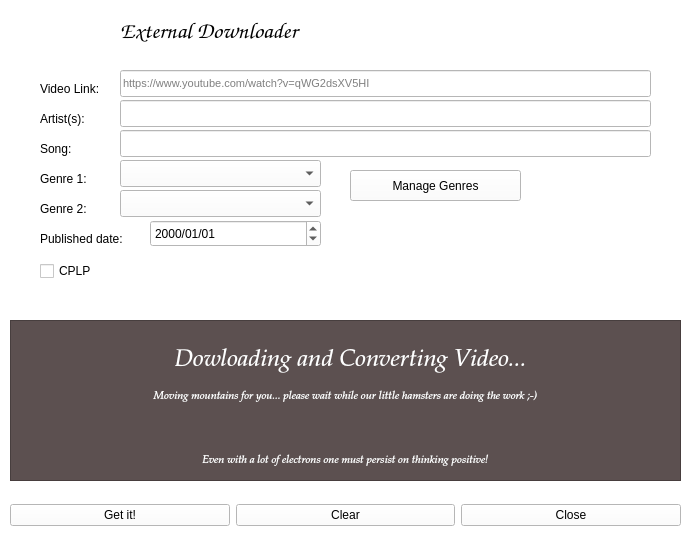
<?xml version="1.0" encoding="UTF-8"?>
<ui version="4.0">
 <class>externaldownloader</class>
 <widget class="QWidget" name="externaldownloader">
  <property name="geometry">
   <rect>
    <x>0</x>
    <y>0</y>
    <width>696</width>
    <height>548</height>
   </rect>
  </property>
  <property name="windowTitle">
   <string>External Downloader</string>
  </property>
  <property name="windowIcon">
   <iconset resource="resources.qrc">
    <normaloff>:/48x48.png</normaloff>:/48x48.png</iconset>
  </property>
  <property name="styleSheet">
   <string notr="true">background-color:#FFF;</string>
  </property>
  <widget class="QLabel" name="label">
   <property name="geometry">
    <rect>
     <x>120</x>
     <y>10</y>
     <width>191</width>
     <height>41</height>
    </rect>
   </property>
   <property name="font">
    <font>
     <family>URW Chancery L</family>
     <pointsize>17</pointsize>
     <italic>true</italic>
    </font>
   </property>
   <property name="text">
    <string>External Downloader</string>
   </property>
  </widget>
  <widget class="QPlainTextEdit" name="txt_teminal_yd1">
   <property name="geometry">
    <rect>
     <x>10</x>
     <y>320</y>
     <width>671</width>
     <height>161</height>
    </rect>
   </property>
   <property name="font">
    <font>
     <family>Ubuntu</family>
     <pointsize>8</pointsize>
    </font>
   </property>
   <property name="styleSheet">
    <string notr="true">color:rgb(255, 255, 255);
background-color: rgb(83, 28, 28);</string>
   </property>
   <property name="readOnly">
    <bool>true</bool>
   </property>
   <property name="tabStopWidth">
    <number>80</number>
   </property>
   <property name="cursorWidth">
    <number>2</number>
   </property>
  </widget>
  <widget class="QFrame" name="frame_loading">
   <property name="enabled">
    <bool>true</bool>
   </property>
   <property name="geometry">
    <rect>
     <x>10</x>
     <y>320</y>
     <width>671</width>
     <height>161</height>
    </rect>
   </property>
   <property name="styleSheet">
    <string notr="true">background-color: rgb(92, 80, 80);</string>
   </property>
   <property name="frameShape">
    <enum>QFrame::StyledPanel</enum>
   </property>
   <property name="frameShadow">
    <enum>QFrame::Raised</enum>
   </property>
   <widget class="QLabel" name="label_8">
    <property name="geometry">
     <rect>
      <x>10</x>
      <y>50</y>
      <width>651</width>
      <height>51</height>
     </rect>
    </property>
    <property name="font">
     <font>
      <family>URW Palladio L</family>
      <pointsize>8</pointsize>
      <italic>true</italic>
     </font>
    </property>
    <property name="styleSheet">
     <string notr="true">color: rgb(255, 255, 255);</string>
    </property>
    <property name="text">
     <string>Moving mountains for you... please wait while our little hamsters are doing the work ;-)</string>
    </property>
    <property name="alignment">
     <set>Qt::AlignCenter</set>
    </property>
   </widget>
   <widget class="QLabel" name="label_9">
    <property name="geometry">
     <rect>
      <x>20</x>
      <y>20</y>
      <width>641</width>
      <height>41</height>
     </rect>
    </property>
    <property name="font">
     <font>
      <family>URW Palladio L</family>
      <pointsize>18</pointsize>
      <italic>true</italic>
     </font>
    </property>
    <property name="styleSheet">
     <string notr="true">color:#FFF</string>
    </property>
    <property name="text">
     <string>Dowloading and Converting Video...</string>
    </property>
    <property name="alignment">
     <set>Qt::AlignCenter</set>
    </property>
   </widget>
   <widget class="QLabel" name="label_10">
    <property name="geometry">
     <rect>
      <x>10</x>
      <y>130</y>
      <width>651</width>
      <height>20</height>
     </rect>
    </property>
    <property name="font">
     <font>
      <family>URW Palladio L</family>
      <pointsize>8</pointsize>
      <italic>true</italic>
     </font>
    </property>
    <property name="styleSheet">
     <string notr="true">color: rgb(255, 255, 255);</string>
    </property>
    <property name="text">
     <string>Even with a lot of electrons one must persist on thinking positive!</string>
    </property>
    <property name="scaledContents">
     <bool>false</bool>
    </property>
    <property name="alignment">
     <set>Qt::AlignCenter</set>
    </property>
   </widget>
  </widget>
  <widget class="QLabel" name="label_5">
   <property name="geometry">
    <rect>
     <x>40</x>
     <y>170</y>
     <width>71</width>
     <height>17</height>
    </rect>
   </property>
   <property name="text">
    <string>Genre 1:</string>
   </property>
  </widget>
  <widget class="QComboBox" name="cbox_g2">
   <property name="enabled">
    <bool>true</bool>
   </property>
   <property name="geometry">
    <rect>
     <x>120</x>
     <y>190</y>
     <width>201</width>
     <height>27</height>
    </rect>
   </property>
   <property name="styleSheet">
    <string notr="true">selection-color: rgb(87, 118, 255);</string>
   </property>
  </widget>
  <widget class="QComboBox" name="cbox_g1">
   <property name="enabled">
    <bool>true</bool>
   </property>
   <property name="geometry">
    <rect>
     <x>120</x>
     <y>160</y>
     <width>201</width>
     <height>27</height>
    </rect>
   </property>
   <property name="styleSheet">
    <string notr="true">selection-color: rgb(87, 118, 255);</string>
   </property>
  </widget>
  <widget class="QLineEdit" name="txt_song">
   <property name="enabled">
    <bool>true</bool>
   </property>
   <property name="geometry">
    <rect>
     <x>120</x>
     <y>130</y>
     <width>531</width>
     <height>27</height>
    </rect>
   </property>
  </widget>
  <widget class="QLineEdit" name="txt_artist">
   <property name="enabled">
    <bool>true</bool>
   </property>
   <property name="geometry">
    <rect>
     <x>120</x>
     <y>100</y>
     <width>531</width>
     <height>27</height>
    </rect>
   </property>
   <property name="placeholderText">
    <string/>
   </property>
  </widget>
  <widget class="QCheckBox" name="checkBox_cplp">
   <property name="enabled">
    <bool>true</bool>
   </property>
   <property name="geometry">
    <rect>
     <x>40</x>
     <y>260</y>
     <width>281</width>
     <height>22</height>
    </rect>
   </property>
   <property name="toolTip">
    <string>Check this to indicate that this is a Portuguese speaking track</string>
   </property>
   <property name="text">
    <string>CPLP</string>
   </property>
  </widget>
  <widget class="QLabel" name="label_4">
   <property name="geometry">
    <rect>
     <x>40</x>
     <y>140</y>
     <width>62</width>
     <height>17</height>
    </rect>
   </property>
   <property name="text">
    <string>Song:</string>
   </property>
  </widget>
  <widget class="QLabel" name="label_3">
   <property name="geometry">
    <rect>
     <x>40</x>
     <y>110</y>
     <width>71</width>
     <height>17</height>
    </rect>
   </property>
   <property name="text">
    <string>Artist(s):</string>
   </property>
  </widget>
  <widget class="QLabel" name="label_6">
   <property name="geometry">
    <rect>
     <x>40</x>
     <y>200</y>
     <width>71</width>
     <height>17</height>
    </rect>
   </property>
   <property name="text">
    <string>Genre 2:</string>
   </property>
  </widget>
  <widget class="QLabel" name="label_7">
   <property name="geometry">
    <rect>
     <x>40</x>
     <y>230</y>
     <width>111</width>
     <height>17</height>
    </rect>
   </property>
   <property name="text">
    <string>Published date:</string>
   </property>
  </widget>
  <widget class="QDateEdit" name="dateEdit_publishedDate">
   <property name="enabled">
    <bool>true</bool>
   </property>
   <property name="geometry">
    <rect>
     <x>150</x>
     <y>220</y>
     <width>171</width>
     <height>27</height>
    </rect>
   </property>
   <property name="displayFormat">
    <string>yyyy/MM/dd</string>
   </property>
  </widget>
  <widget class="QLabel" name="label_2">
   <property name="geometry">
    <rect>
     <x>40</x>
     <y>80</y>
     <width>81</width>
     <height>17</height>
    </rect>
   </property>
   <property name="text">
    <string>Video Link:</string>
   </property>
  </widget>
  <widget class="QLineEdit" name="txt_videoLink">
   <property name="geometry">
    <rect>
     <x>120</x>
     <y>70</y>
     <width>531</width>
     <height>27</height>
    </rect>
   </property>
   <property name="font">
    <font>
     <pointsize>8</pointsize>
    </font>
   </property>
   <property name="placeholderText">
    <string>https://www.youtube.com/watch?v=qWG2dsXV5HI</string>
   </property>
  </widget>
  <widget class="QPushButton" name="pushButton">
   <property name="geometry">
    <rect>
     <x>350</x>
     <y>170</y>
     <width>171</width>
     <height>31</height>
    </rect>
   </property>
   <property name="text">
    <string>Manage Genres</string>
   </property>
  </widget>
  <widget class="QLabel" name="label_11">
   <property name="geometry">
    <rect>
     <x>40</x>
     <y>10</y>
     <width>61</width>
     <height>51</height>
    </rect>
   </property>
   <property name="text">
    <string/>
   </property>
   <property name="pixmap">
    <pixmap resource="resources.qrc">:/icons/icon48x48.png</pixmap>
   </property>
   <property name="scaledContents">
    <bool>true</bool>
   </property>
  </widget>
  <widget class="QWidget" name="layoutWidget">
   <property name="geometry">
    <rect>
     <x>10</x>
     <y>490</y>
     <width>671</width>
     <height>51</height>
    </rect>
   </property>
   <layout class="QHBoxLayout" name="horizontalLayout">
    <item>
     <widget class="QPushButton" name="bt_youtube_getIt">
      <property name="text">
       <string>Get it!</string>
      </property>
      <property name="icon">
       <iconset resource="resources.qrc">
        <normaloff>:/icons/svn-update.png</normaloff>:/icons/svn-update.png</iconset>
      </property>
      <property name="iconSize">
       <size>
        <width>24</width>
        <height>24</height>
       </size>
      </property>
     </widget>
    </item>
    <item>
     <widget class="QPushButton" name="bt_clear">
      <property name="text">
       <string>Clear</string>
      </property>
     </widget>
    </item>
    <item>
     <widget class="QPushButton" name="bt_close">
      <property name="text">
       <string>Close</string>
      </property>
      <property name="icon">
       <iconset resource="resources.qrc">
        <normaloff>:/icons/application-exit.png</normaloff>:/icons/application-exit.png</iconset>
      </property>
     </widget>
    </item>
   </layout>
  </widget>
 </widget>
 <resources>
  <include location="resources.qrc"/>
 </resources>
 <connections/>
</ui>
